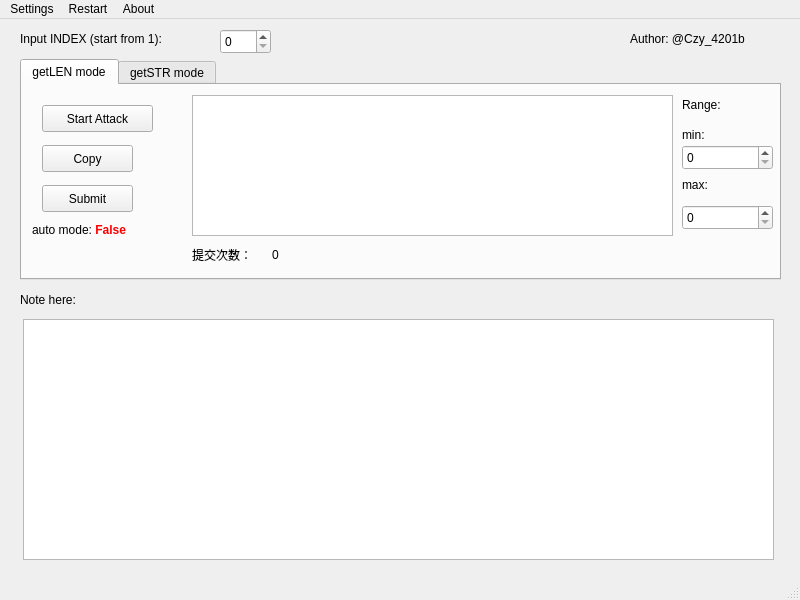
<?xml version="1.0" encoding="UTF-8"?>
<ui version="4.0">
 <class>MainWindow</class>
 <widget class="QMainWindow" name="MainWindow">
  <property name="geometry">
   <rect>
    <x>0</x>
    <y>0</y>
    <width>800</width>
    <height>600</height>
   </rect>
  </property>
  <property name="windowTitle">
   <string>fuckPTA!!!</string>
  </property>
  <widget class="QWidget" name="centralwidget">
   <widget class="QTabWidget" name="tabWidget">
    <property name="geometry">
     <rect>
      <x>20</x>
      <y>40</y>
      <width>761</width>
      <height>221</height>
     </rect>
    </property>
    <property name="currentIndex">
     <number>0</number>
    </property>
    <widget class="QWidget" name="tab">
     <attribute name="title">
      <string>getLEN mode</string>
     </attribute>
     <widget class="QPushButton" name="StartButton_1">
      <property name="geometry">
       <rect>
        <x>20</x>
        <y>20</y>
        <width>111</width>
        <height>27</height>
       </rect>
      </property>
      <property name="text">
       <string>Start Attack</string>
      </property>
     </widget>
     <widget class="QTextBrowser" name="textBrowser">
      <property name="geometry">
       <rect>
        <x>170</x>
        <y>10</y>
        <width>481</width>
        <height>141</height>
       </rect>
      </property>
     </widget>
     <widget class="QPushButton" name="CopyButton_1">
      <property name="geometry">
       <rect>
        <x>20</x>
        <y>60</y>
        <width>91</width>
        <height>27</height>
       </rect>
      </property>
      <property name="text">
       <string>Copy</string>
      </property>
     </widget>
     <widget class="QPushButton" name="SubmitButton_1">
      <property name="geometry">
       <rect>
        <x>20</x>
        <y>100</y>
        <width>91</width>
        <height>27</height>
       </rect>
      </property>
      <property name="text">
       <string>Submit</string>
      </property>
     </widget>
     <widget class="QLabel" name="label_3">
      <property name="geometry">
       <rect>
        <x>10</x>
        <y>130</y>
        <width>141</width>
        <height>31</height>
       </rect>
      </property>
      <property name="text">
       <string>&lt;html&gt;&lt;head/&gt;&lt;body&gt;&lt;p&gt;auto mode: &lt;span style=&quot; font-weight:700; color:#ff0000;&quot;&gt;False&lt;/span&gt;&lt;/p&gt;&lt;/body&gt;&lt;/html&gt;</string>
      </property>
     </widget>
     <widget class="QLabel" name="label_7">
      <property name="geometry">
       <rect>
        <x>170</x>
        <y>160</y>
        <width>91</width>
        <height>20</height>
       </rect>
      </property>
      <property name="text">
       <string>提交次数：</string>
      </property>
     </widget>
     <widget class="QLabel" name="counts_1">
      <property name="geometry">
       <rect>
        <x>250</x>
        <y>160</y>
        <width>121</width>
        <height>19</height>
       </rect>
      </property>
      <property name="text">
       <string>0</string>
      </property>
     </widget>
     <widget class="QSpinBox" name="minSpinBox">
      <property name="geometry">
       <rect>
        <x>660</x>
        <y>60</y>
        <width>91</width>
        <height>25</height>
       </rect>
      </property>
     </widget>
     <widget class="QSpinBox" name="maxSpinBox">
      <property name="geometry">
       <rect>
        <x>660</x>
        <y>120</y>
        <width>91</width>
        <height>25</height>
       </rect>
      </property>
     </widget>
     <widget class="QLabel" name="label_6">
      <property name="geometry">
       <rect>
        <x>660</x>
        <y>10</y>
        <width>69</width>
        <height>19</height>
       </rect>
      </property>
      <property name="text">
       <string>Range:</string>
      </property>
     </widget>
     <widget class="QLabel" name="label_8">
      <property name="geometry">
       <rect>
        <x>660</x>
        <y>40</y>
        <width>69</width>
        <height>19</height>
       </rect>
      </property>
      <property name="text">
       <string>min:</string>
      </property>
     </widget>
     <widget class="QLabel" name="label_9">
      <property name="geometry">
       <rect>
        <x>660</x>
        <y>90</y>
        <width>61</width>
        <height>20</height>
       </rect>
      </property>
      <property name="text">
       <string>max:</string>
      </property>
     </widget>
    </widget>
    <widget class="QWidget" name="tab_2">
     <attribute name="title">
      <string>getSTR mode</string>
     </attribute>
     <widget class="QSpinBox" name="spinBox">
      <property name="geometry">
       <rect>
        <x>120</x>
        <y>10</y>
        <width>161</width>
        <height>25</height>
       </rect>
      </property>
      <property name="maximum">
       <number>999</number>
      </property>
     </widget>
     <widget class="QLabel" name="label">
      <property name="geometry">
       <rect>
        <x>10</x>
        <y>10</y>
        <width>111</width>
        <height>21</height>
       </rect>
      </property>
      <property name="text">
       <string>STR LENGTH：</string>
      </property>
     </widget>
     <widget class="QPushButton" name="StartButton_2">
      <property name="geometry">
       <rect>
        <x>310</x>
        <y>10</y>
        <width>111</width>
        <height>27</height>
       </rect>
      </property>
      <property name="text">
       <string>Start Attack</string>
      </property>
     </widget>
     <widget class="QTextBrowser" name="textBrowser_2">
      <property name="geometry">
       <rect>
        <x>140</x>
        <y>40</y>
        <width>461</width>
        <height>131</height>
       </rect>
      </property>
     </widget>
     <widget class="QPushButton" name="CopyButton_2">
      <property name="geometry">
       <rect>
        <x>30</x>
        <y>50</y>
        <width>91</width>
        <height>27</height>
       </rect>
      </property>
      <property name="text">
       <string>Copy</string>
      </property>
     </widget>
     <widget class="QPushButton" name="SubmitButton_2">
      <property name="geometry">
       <rect>
        <x>30</x>
        <y>90</y>
        <width>91</width>
        <height>27</height>
       </rect>
      </property>
      <property name="text">
       <string>Submit</string>
      </property>
     </widget>
     <widget class="QLabel" name="label_4">
      <property name="geometry">
       <rect>
        <x>10</x>
        <y>130</y>
        <width>131</width>
        <height>31</height>
       </rect>
      </property>
      <property name="text">
       <string>&lt;html&gt;&lt;head/&gt;&lt;body&gt;&lt;p&gt;auto mode: &lt;span style=&quot; font-weight:700; color:#ff0000;&quot;&gt;False&lt;/span&gt;&lt;/p&gt;&lt;/body&gt;&lt;/html&gt;</string>
      </property>
     </widget>
     <widget class="QLabel" name="label_5">
      <property name="geometry">
       <rect>
        <x>440</x>
        <y>10</y>
        <width>91</width>
        <height>21</height>
       </rect>
      </property>
      <property name="text">
       <string>提交次数：</string>
      </property>
     </widget>
     <widget class="QLabel" name="counts_2">
      <property name="geometry">
       <rect>
        <x>520</x>
        <y>10</y>
        <width>91</width>
        <height>21</height>
       </rect>
      </property>
      <property name="text">
       <string>0</string>
      </property>
     </widget>
     <widget class="QCheckBox" name="check_az">
      <property name="geometry">
       <rect>
        <x>630</x>
        <y>40</y>
        <width>94</width>
        <height>23</height>
       </rect>
      </property>
      <property name="text">
       <string>a-z</string>
      </property>
     </widget>
     <widget class="QCheckBox" name="check_AZ">
      <property name="geometry">
       <rect>
        <x>630</x>
        <y>70</y>
        <width>94</width>
        <height>23</height>
       </rect>
      </property>
      <property name="text">
       <string>A-Z</string>
      </property>
     </widget>
     <widget class="QCheckBox" name="check_09">
      <property name="geometry">
       <rect>
        <x>630</x>
        <y>100</y>
        <width>94</width>
        <height>23</height>
       </rect>
      </property>
      <property name="text">
       <string>0-9</string>
      </property>
     </widget>
     <widget class="QCheckBox" name="check_customer">
      <property name="geometry">
       <rect>
        <x>630</x>
        <y>130</y>
        <width>94</width>
        <height>23</height>
       </rect>
      </property>
      <property name="text">
       <string>customer</string>
      </property>
     </widget>
     <widget class="QLabel" name="label_12">
      <property name="geometry">
       <rect>
        <x>620</x>
        <y>10</y>
        <width>101</width>
        <height>31</height>
       </rect>
      </property>
      <property name="text">
       <string>Char Pool:</string>
      </property>
     </widget>
    </widget>
   </widget>
   <widget class="QTextEdit" name="textEdit">
    <property name="geometry">
     <rect>
      <x>23</x>
      <y>300</y>
      <width>751</width>
      <height>241</height>
     </rect>
    </property>
    <property name="cursor" stdset="0">
     <cursorShape>IBeamCursor</cursorShape>
    </property>
    <property name="tabChangesFocus">
     <bool>true</bool>
    </property>
    <property name="acceptRichText">
     <bool>false</bool>
    </property>
   </widget>
   <widget class="QLabel" name="label_2">
    <property name="geometry">
     <rect>
      <x>20</x>
      <y>260</y>
      <width>111</width>
      <height>41</height>
     </rect>
    </property>
    <property name="text">
     <string>Note here:</string>
    </property>
   </widget>
   <widget class="QLabel" name="label_10">
    <property name="geometry">
     <rect>
      <x>20</x>
      <y>10</y>
      <width>211</width>
      <height>19</height>
     </rect>
    </property>
    <property name="text">
     <string>Input INDEX (start from 1):</string>
    </property>
   </widget>
   <widget class="QSpinBox" name="InputIndexSpinBox">
    <property name="geometry">
     <rect>
      <x>220</x>
      <y>10</y>
      <width>51</width>
      <height>25</height>
     </rect>
    </property>
   </widget>
   <widget class="QLabel" name="label_11">
    <property name="geometry">
     <rect>
      <x>630</x>
      <y>10</y>
      <width>151</width>
      <height>19</height>
     </rect>
    </property>
    <property name="text">
     <string>Author: @Czy_4201b</string>
    </property>
   </widget>
  </widget>
  <widget class="QMenuBar" name="menubar">
   <property name="geometry">
    <rect>
     <x>0</x>
     <y>0</y>
     <width>800</width>
     <height>25</height>
    </rect>
   </property>
   <widget class="QMenu" name="menuSettings">
    <property name="title">
     <string>Settings</string>
    </property>
    <addaction name="actionAbout_Hot_Key"/>
    <addaction name="actionCustomize"/>
   </widget>
   <widget class="QMenu" name="menuAbout">
    <property name="title">
     <string>About</string>
    </property>
   </widget>
   <widget class="QMenu" name="menuRestart">
    <property name="title">
     <string>Restart</string>
    </property>
   </widget>
   <addaction name="menuSettings"/>
   <addaction name="menuRestart"/>
   <addaction name="menuAbout"/>
  </widget>
  <widget class="QStatusBar" name="statusbar"/>
  <action name="actionAbout_Hot_Key">
   <property name="text">
    <string>Hot Key</string>
   </property>
  </action>
  <action name="actionCustomize">
   <property name="text">
    <string>Customize</string>
   </property>
  </action>
 </widget>
 <resources/>
 <connections/>
</ui>
